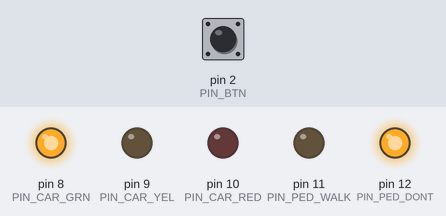
Recording of a sketch running on a simulated Arduino Uno, built with avr-gcc and run on an emulated ATmega328P. Shown: output pins drawn as LEDs (lit = HIGH). The test bench sets the inputs (shaded band); at power-on: pin 2 (PIN_BTN) HIGH.

Above: at 1.2 s.
1.3 s: pin 2 (PIN_BTN) pulled LOW for 0.15 s
At 1.59 s:
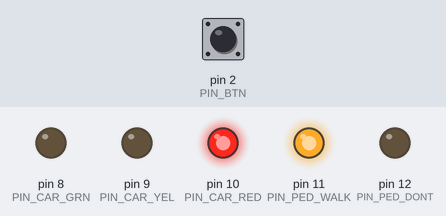
Timing chart, 0 to 4.3 s (numbered marks = the images above; inputs shaded):
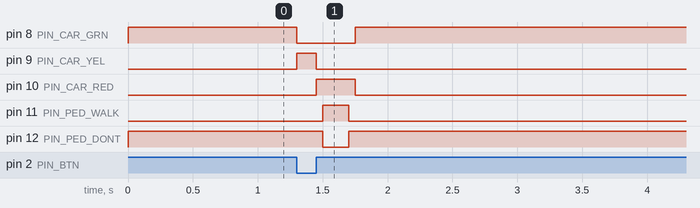

Measured:
- after the input at 1.3 s, pin 8 (PIN_CAR_GRN): HIGH → LOW at once, → HIGH 0.45 s later; pin 9 (PIN_CAR_YEL): LOW → HIGH at once, → LOW 0.15 s later; pin 10 (PIN_CAR_RED): LOW → HIGH after 0.15 s, → LOW 0.30 s later; pin 11 (PIN_PED_WALK): LOW → HIGH after 0.20 s, → LOW 0.20 s later; pin 12 (PIN_PED_DONT): HIGH → LOW after 0.20 s, → HIGH 0.20 s later

The sketch:

gemini-medium.ino
```cpp
const uint8_t PIN_BTN       = 2;
const uint8_t PIN_CAR_GRN   = 8;
const uint8_t PIN_CAR_YEL   = 9;
const uint8_t PIN_CAR_RED   = 10;
const uint8_t PIN_PED_WALK  = 11;
const uint8_t PIN_PED_DONT  = 12;

enum State {
  CAR_GREEN,
  CAR_YELLOW,
  ALL_RED_1,
  PED_WALK,
  ALL_RED_2
};

State state = CAR_GREEN;
unsigned long stateStart = 0;
bool requestPending = false;
bool lastBtnState = HIGH;

void setLights(bool carG, bool carY, bool carR, bool pedW, bool pedD) {
  digitalWrite(PIN_CAR_GRN,  carG);
  digitalWrite(PIN_CAR_YEL,  carY);
  digitalWrite(PIN_CAR_RED,  carR);
  digitalWrite(PIN_PED_WALK, pedW);
  digitalWrite(PIN_PED_DONT, pedD);
}

void setup() {
  pinMode(PIN_BTN,      INPUT_PULLUP);
  pinMode(PIN_CAR_GRN,  OUTPUT);
  pinMode(PIN_CAR_YEL,  OUTPUT);
  pinMode(PIN_CAR_RED,  OUTPUT);
  pinMode(PIN_PED_WALK, OUTPUT);
  pinMode(PIN_PED_DONT, OUTPUT);

  setLights(HIGH, LOW, LOW, LOW, HIGH);
}

void loop() {
  unsigned long now = millis();

  bool btnState = digitalRead(PIN_BTN);
  if (lastBtnState == HIGH && btnState == LOW) {
    requestPending = true;
  }
  lastBtnState = btnState;

  switch (state) {
    case CAR_GREEN:
      if (requestPending) {
        requestPending = false;
        state = CAR_YELLOW;
        stateStart = now;
        setLights(LOW, HIGH, LOW, LOW, HIGH);
      }
      break;

    case CAR_YELLOW:
      if (now - stateStart >= 150) {
        state = ALL_RED_1;
        stateStart = now;
        setLights(LOW, LOW, HIGH, LOW, HIGH);
      }
      break;

    case ALL_RED_1:
      if (now - stateStart >= 50) {
        state = PED_WALK;
        stateStart = now;
        setLights(LOW, LOW, HIGH, HIGH, LOW);
      }
      break;

    case PED_WALK:
      if (now - stateStart >= 200) {
        state = ALL_RED_2;
        stateStart = now;
        setLights(LOW, LOW, HIGH, LOW, HIGH);
      }
      break;

    case ALL_RED_2:
      if (now - stateStart >= 50) {
        state = CAR_GREEN;
        stateStart = now;
        setLights(HIGH, LOW, LOW, LOW, HIGH);
      }
      break;
  }
}
```
